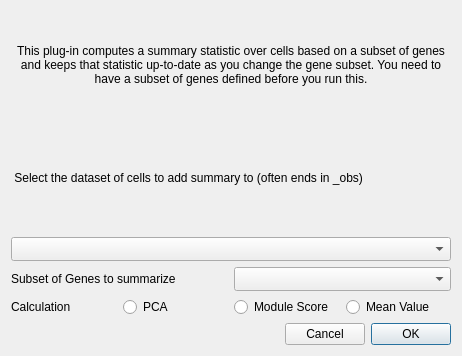
<?xml version="1.0" encoding="UTF-8"?>
<ui version="4.0">
 <class>PCASubset</class>
 <widget class="QDialog" name="SummarizeGeneSubset">
  <property name="geometry">
   <rect>
    <x>0</x>
    <y>0</y>
    <width>462</width>
    <height>356</height>
   </rect>
  </property>
  <property name="windowTitle">
   <string>Compute Summary over Gene Subset</string>
  </property>
  <layout class="QGridLayout" name="gridLayout">
   <item row="0" column="0">
    <widget class="QLabel" name="label_5">
     <property name="text">
      <string>This plug-in computes a summary statistic over cells based on a subset of genes and keeps that statistic up-to-date as you change the gene subset. You need to have a subset of genes defined before you run this.</string>
     </property>
     <property name="alignment">
      <set>Qt::AlignCenter</set>
     </property>
     <property name="wordWrap">
      <bool>true</bool>
     </property>
    </widget>
   </item>
   <item row="2" column="0">
    <widget class="QComboBox" name="combosel_data">
     <property name="sizeAdjustPolicy">
      <enum>QComboBox::AdjustToMinimumContentsLengthWithIcon</enum>
     </property>
    </widget>
   </item>
   <item row="3" column="0">
    <layout class="QHBoxLayout" name="horizontalLayout_7">
     <item>
      <widget class="QLabel" name="label_8">
       <property name="text">
        <string>Subset of Genes to summarize</string>
       </property>
      </widget>
     </item>
     <item>
      <widget class="QComboBox" name="combosel_genesubset">
       <property name="sizeAdjustPolicy">
        <enum>QComboBox::AdjustToMinimumContentsLengthWithIcon</enum>
       </property>
      </widget>
     </item>
    </layout>
   </item>
   <item row="4" column="0">
    <layout class="QHBoxLayout" name="horizontalLayout_3">
     <item>
      <layout class="QHBoxLayout" name="horizontalLayout_2">
       <item>
        <widget class="QLabel" name="label">
         <property name="text">
          <string>Calculation</string>
         </property>
        </widget>
       </item>
      </layout>
     </item>
     <item>
      <widget class="QRadioButton" name="bool_do_pca">
       <property name="text">
        <string>PCA</string>
       </property>
      </widget>
     </item>
     <item>
      <widget class="QRadioButton" name="bool_do_module">
       <property name="text">
        <string>Module Score</string>
       </property>
      </widget>
     </item>
     <item>
      <widget class="QRadioButton" name="bool_do_means">
       <property name="text">
        <string>Mean Value</string>
       </property>
      </widget>
     </item>
    </layout>
   </item>
   <item row="5" column="0">
    <layout class="QHBoxLayout" name="horizontalLayout_6">
     <item>
      <spacer name="horizontalSpacer">
       <property name="orientation">
        <enum>Qt::Horizontal</enum>
       </property>
       <property name="sizeHint" stdset="0">
        <size>
         <width>40</width>
         <height>20</height>
        </size>
       </property>
      </spacer>
     </item>
     <item>
      <widget class="QPushButton" name="button_cancel">
       <property name="text">
        <string>Cancel</string>
       </property>
      </widget>
     </item>
     <item>
      <widget class="QPushButton" name="button_ok">
       <property name="text">
        <string>OK</string>
       </property>
       <property name="default">
        <bool>true</bool>
       </property>
      </widget>
     </item>
    </layout>
   </item>
   <item row="1" column="0">
    <widget class="QLabel" name="label_2">
     <property name="text">
      <string> Select the dataset of cells to add summary to (often ends in _obs)</string>
     </property>
    </widget>
   </item>
  </layout>
 </widget>
 <resources/>
 <connections/>
</ui>
